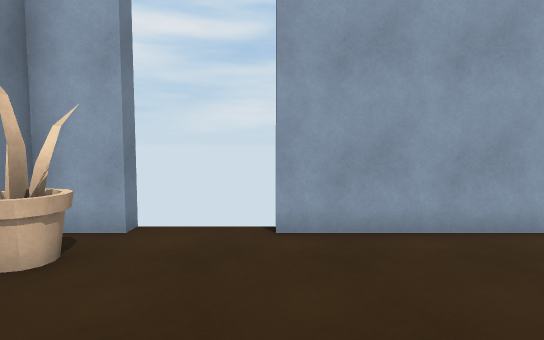
view 1 (above)

13 first-person views from a walk through a scene from a Unity 3-D project. The camera is 1.5 m above the floor, tilts 4° down and sees 80° across. The floor is counted in squares, 1 m on a side. Each view is taken from the middle of a square. On the plan, view 1 faces up. The plan holds only what a view shows up to about 15 squares ahead; the rest is blank. The player character is not drawn. Door leaves are left out, so doorways stand open. Surface patterns are stand-ins for the level's own textures.

view 2
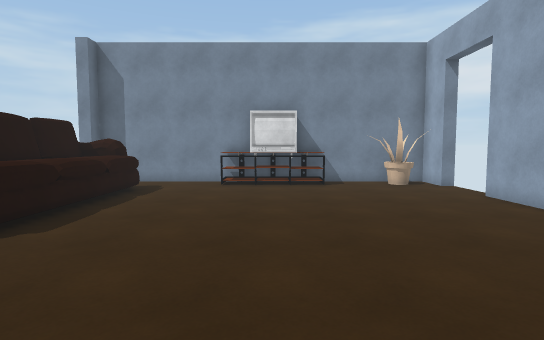

view 3
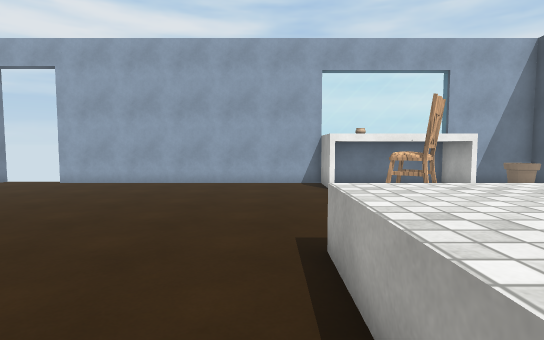

view 4
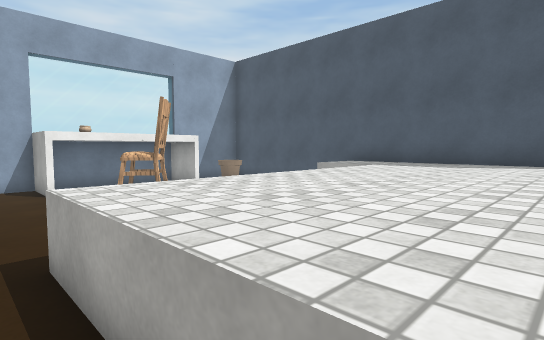

view 5
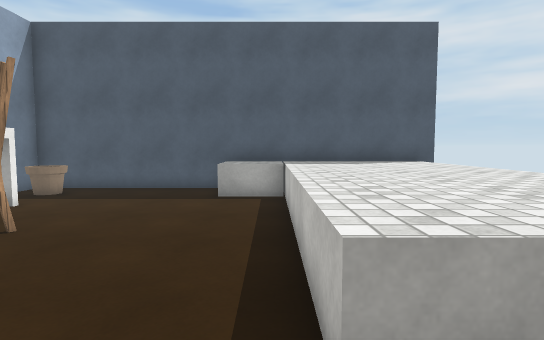

view 6
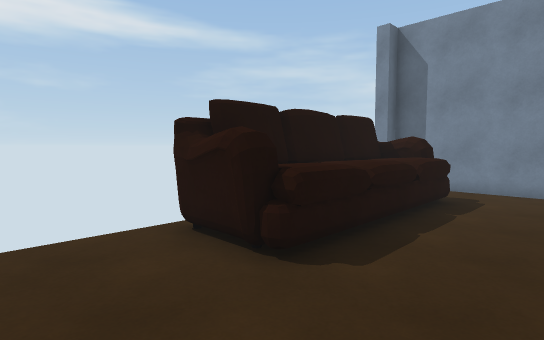

view 7
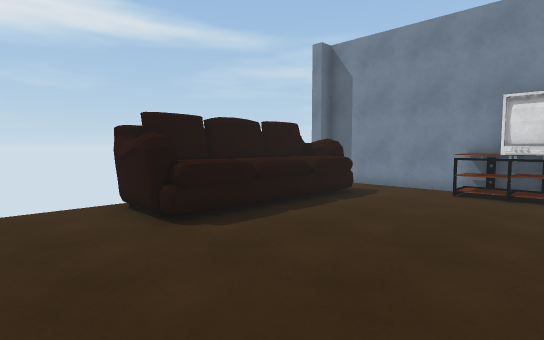

view 8
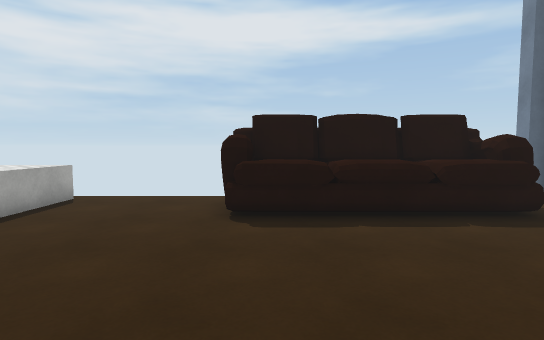

view 9
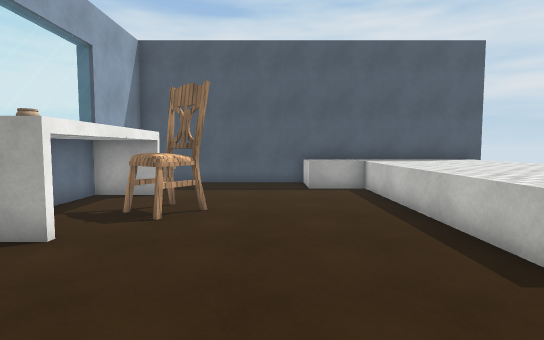

view 10
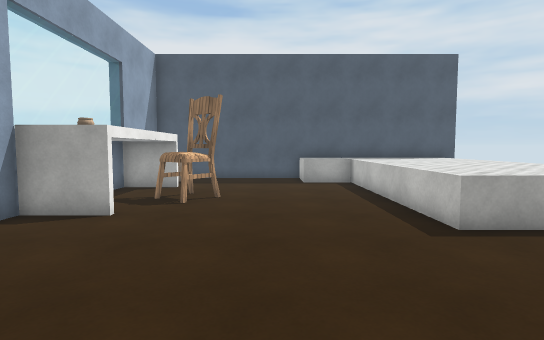

view 11
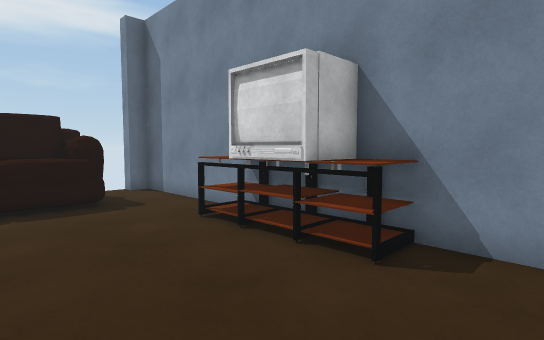

view 12
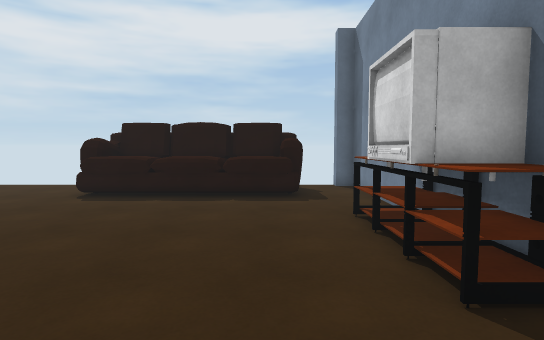

view 13
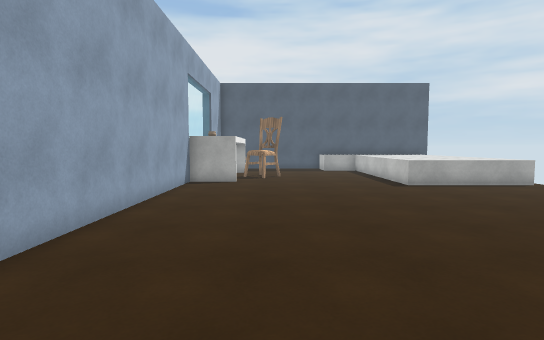

### Floor plan
Key: @ floor where view 1 was taken; # wall or solid block; . floor; D open door; ^ raised ledge; O other object.
Columns run from 4 left of view 1 to 20 right of it. Each row starts with its distance up from view 1.
  6 ##DDD####################
  5 #O.............#....# OO#
  4 #O.............#....#.OO#
  3 #................OO.....#
  2 #................OO.....#
  1 #O......................#
  0 OO..@...................#
 -1 OO....................OO#
 -2 OO....................OO#
 -3 #O....................OO#
 -4 #.............^^^^^^^^^^#
 -5 #.............^^^^^^^^^^#
 -6 #.OOOOOOOO....^^^^^^^^^^#
 -7 #.OOOOOOOO....^^^^^^^^^^#
 -8 #.OOOOOOOO....^^^^^^^^^^#
 -9 #                       #

Where each view was taken, in squares from view 1:
view 1: 0 up, 0 right, facing up
view 2: 1 down, 10 right, facing left
view 3: 8 down, 9 right, facing up
view 4: 8 down, 9 right, facing up-right
view 5: 3 down, 8 right, facing right
view 6: 3 down, 8 right, facing down-left
view 7: 0 up, 8 right, facing down-left
view 8: 1 up, 4 right, facing down
view 9: 0 up, 6 right, facing right
view 10: 0 up, 4 right, facing right
view 11: 3 up, 1 right, facing down-left
view 12: 4 up, 1 left, facing down
view 13: 2 up, 3 left, facing right
